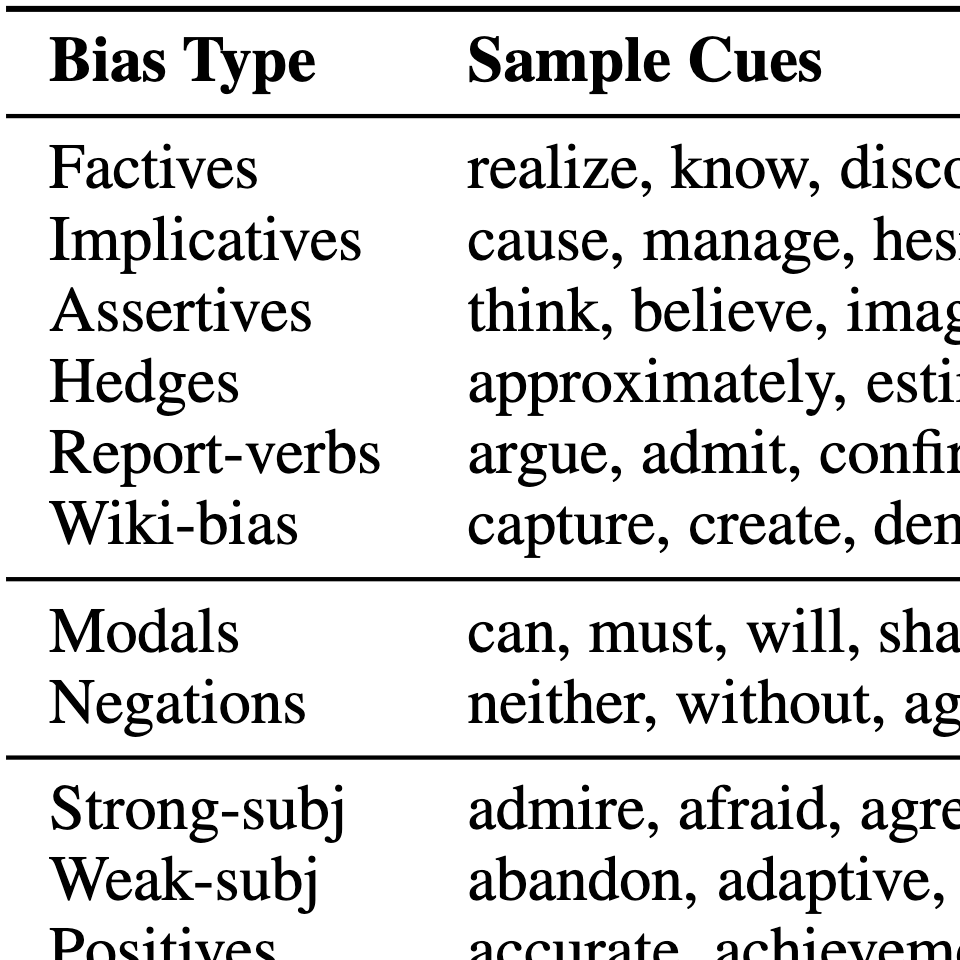
#> input picture images/pubpic/acl24_preslav.png, 960 x 960 px; its folder holds 2 pictures in this run
$ python optimize_pubpics.py
#> lines starting #> are read from the running program, lines starting #| are printed output that depends on the picture
"""Resize and compress publication thumbnails in-place.

Scans `public/pubpic/` for images, converts each to a square (center-crop) at
TARGET_SIZE×TARGET_SIZE, re-encodes to WebP for ~70% smaller files, deletes
the original, and rewrites the matching `image:` field in overrides.yml so
the site references stay correct.

Idempotent: skips images that are already at the target dimensions AND that
the file's mtime hasn't been bumped since the last run (cached state in
.optimize_cache.json). Throw any size/aspect at it.

Input supported: JPG/JPEG, PNG, WebP, GIF (first frame only).
Output: WebP unless CONVERT_TO_WEBP is False (then format is preserved).
"""
import json
import sys
from pathlib import Path

try:
    from PIL import Image
except ImportError:
    print("ERROR: Pillow not installed. Run: pip install Pillow", file=sys.stderr)
    sys.exit(1)
try:
    import yaml
except ImportError:
    yaml = None  # overrides.yml sync becomes a no-op

# ── Config ───────────────────────────────────────────────────────────────────
ROOT = Path(__file__).resolve().parent.parent  # web/
PUBPIC_DIR = ROOT / "public" / "pubpic"
CACHE_FILE = PUBPIC_DIR / ".optimize_cache.json"
OVERRIDES = ROOT / "src" / "data" / "overrides.yml"

# Cards render at 112×112 px; 336px = 3x retina, plenty for the current layout.
# Bump if you ever add a larger detail view.
TARGET_SIZE = 336
JPEG_QUALITY = 85
WEBP_QUALITY = 85
PNG_COMPRESS = 9       # 0-9; 9 = max compression (slower but smaller)

# When True, JPG/PNG/GIF inputs are saved as .webp and the originals deleted.
# Sample run on 67 PNGs measured ~69% size reduction. Switch off if you want
# to keep PNG/JPG outputs for a specific reason.
CONVERT_TO_WEBP = True

# File extensions we'll process. Anything else is left alone.
EXTS = {".jpg", ".jpeg", ".png", ".webp", ".gif"}


def square_crop(img: Image.Image) -> Image.Image:
    """Center-crop to a square, then downscale (never upscale) to TARGET_SIZE.
    Behaves like CSS `object-fit: cover`."""
    w, h = img.size
    side = min(w, h)
    left = (w - side) // 2
    top = (h - side) // 2
    img = img.crop((left, top, left + side, top + side))
    # Downscale only — small originals keep their native resolution.
    if side > TARGET_SIZE:
        img = img.resize((TARGET_SIZE, TARGET_SIZE), Image.LANCZOS)
    return img


def save_optimized(img: Image.Image, dest: Path) -> int:
    """Save image to dest with format-appropriate compression. Returns bytes written."""
    suffix = dest.suffix.lower()
    # Pillow needs RGB for JPEG; PNG/WebP can stay as-is (palette/RGBA OK).
    if suffix in (".jpg", ".jpeg"):
        if img.mode != "RGB":
            img = img.convert("RGB")
        img.save(dest, "JPEG", quality=JPEG_QUALITY, optimize=True, progressive=True)
    elif suffix == ".png":
        if img.mode == "P":
            img = img.convert("RGBA")
        img.save(dest, "PNG", optimize=True, compress_level=PNG_COMPRESS)
    elif suffix == ".webp":
        img.save(dest, "WEBP", quality=WEBP_QUALITY, method=6)
    elif suffix == ".gif":
        # Re-save as PNG (GIFs of static figures don't need animation).
        png_dest = dest.with_suffix(".png")
        if img.mode == "P":
            img = img.convert("RGBA")
        img.save(png_dest, "PNG", optimize=True, compress_level=PNG_COMPRESS)
        dest.unlink()  # remove the original .gif
        return png_dest.stat().st_size
    return dest.stat().st_size


def load_cache() -> dict:
    if CACHE_FILE.exists():
        try: return json.loads(CACHE_FILE.read_text())
        except Exception: return {}
    return {}


def save_cache(cache: dict) -> None:
    CACHE_FILE.write_text(json.dumps(cache, indent=2, sort_keys=True))


def sync_overrides_image_refs(rename_map: dict[str, str]) -> int:
    """For every (old_name -> new_name) pair, update matching `image:` fields
    in overrides.yml. Returns the number of entries rewritten."""
    if not rename_map or yaml is None or not OVERRIDES.exists():
        return 0
    data = yaml.safe_load(OVERRIDES.read_text())
    if not isinstance(data, dict):
        return 0
    changed = 0
    for entry in data.values():
        if not isinstance(entry, dict):
            continue
        img = entry.get("image")
        if isinstance(img, str) and img in rename_map:
            entry["image"] = rename_map[img]
            changed += 1
    if changed:
        OVERRIDES.write_text(
            yaml.dump(data, sort_keys=False, allow_unicode=True, width=200)
        )
    return changed


def main() -> int:
    if not PUBPIC_DIR.exists():
        print(f"ERROR: {PUBPIC_DIR} not found", file=sys.stderr); return 1

    cache = load_cache()
    new_cache: dict = {}

    files = sorted(p for p in PUBPIC_DIR.iterdir() if p.suffix.lower() in EXTS and p.is_file())
    print(f"Scanning {PUBPIC_DIR.relative_to(ROOT.parent)} — {len(files)} image(s)")

    processed = 0
    skipped = 0
    total_before = 0
    total_after = 0
    rename_map: dict[str, str] = {}  # old filename → new filename

    for path in files:
        name = path.name
        mtime = path.stat().st_mtime
        size_before = path.stat().st_size
        total_before += size_before

        cached = cache.get(name) or {}
        # Skip if already known-good and unchanged since last optimization.
        # When CONVERT_TO_WEBP is on, we also require the file to already be
        # .webp — otherwise we want to migrate it.
        in_target_format = (
            not CONVERT_TO_WEBP or path.suffix.lower() == ".webp"
        )
        if (
            cached.get("mtime") == mtime
            and cached.get("optimized") is True
            and in_target_format
        ):
            new_cache[name] = cached
            total_after += size_before
            skipped += 1
            continue

        try:
            with Image.open(path) as img:
                # GIFs may be animated; take the first frame.
#> img is the input picture: PIL image 960x960 L; min 0, max 255, mean 219.3
                if getattr(img, "is_animated", False):
                    img.seek(0)
                w, h = img.size
#> w = 960; h = 960

                # "Final form" = already square AND smaller-or-equal-to target
                # AND format we want to keep (WebP if conversion is on).
                already_square = (w == h)
#> already_square = True
                already_small_enough = (max(w, h) <= TARGET_SIZE)
#> already_small_enough = False
                already_target_fmt = (
                    not CONVERT_TO_WEBP or path.suffix.lower() == ".webp"
                )
                if (
                    already_square and already_small_enough and already_target_fmt
                    and cached.get("optimized") is True
                ):
                    new_cache[name] = {"mtime": mtime, "optimized": True, "w": w, "h": h}
                    total_after += size_before
                    skipped += 1
                    continue

                out = square_crop(img.copy())
#> in square_crop, `img = img.resize((TARGET_SIZE, TARGET_SIZE), Image.LANCZOS)`:
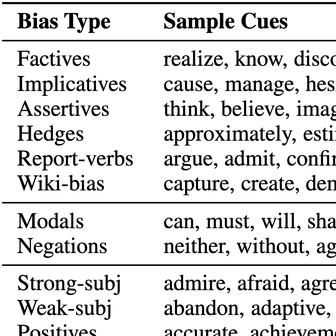
#> img: PIL image 336x336 L; min 0, max 255, mean 218.6

                # Decide final filename (extension may change)
                final_path = path
                if CONVERT_TO_WEBP and path.suffix.lower() in (".png", ".jpg", ".jpeg", ".gif"):
                    final_path = path.with_suffix(".webp")
                elif path.suffix.lower() == ".gif":
                    final_path = path.with_suffix(".png")

                size_after = save_optimized(out, final_path)
#> size_after = 25294

                # Delete the original if it was renamed
                if final_path != path and path.exists():
                    path.unlink()
                    rename_map[name] = final_path.name

                # Refresh mtime/cache for the (possibly renamed) file
                new_cache[final_path.name] = {
                    "mtime": final_path.stat().st_mtime,
                    "optimized": True,
                    "w": TARGET_SIZE,
                    "h": TARGET_SIZE,
                }
                total_after += size_after
#> total_after = 25294
                delta = size_before - size_after
#> delta = 46545
                arrow = "→" if final_path == path else f"→ {final_path.name} →"
                print(f"  {name:48} {w}×{h} {arrow} {TARGET_SIZE}×{TARGET_SIZE}  "
                      f"({size_before/1024:.0f}KB → {size_after/1024:.0f}KB, "
                      f"{'-' if delta>=0 else '+'}{abs(delta)/1024:.0f}KB)")
#|   acl24_preslav.png                                960×960 → acl24_preslav.webp → 336×336  (70KB → 25KB, -45KB)
                processed += 1
        except Exception as e:
            print(f"  SKIP {name}: {type(e).__name__}: {e}", file=sys.stderr)
            new_cache[name] = cached
            total_after += size_before
#> pass 2 of the loop in main, `for path in files:`:
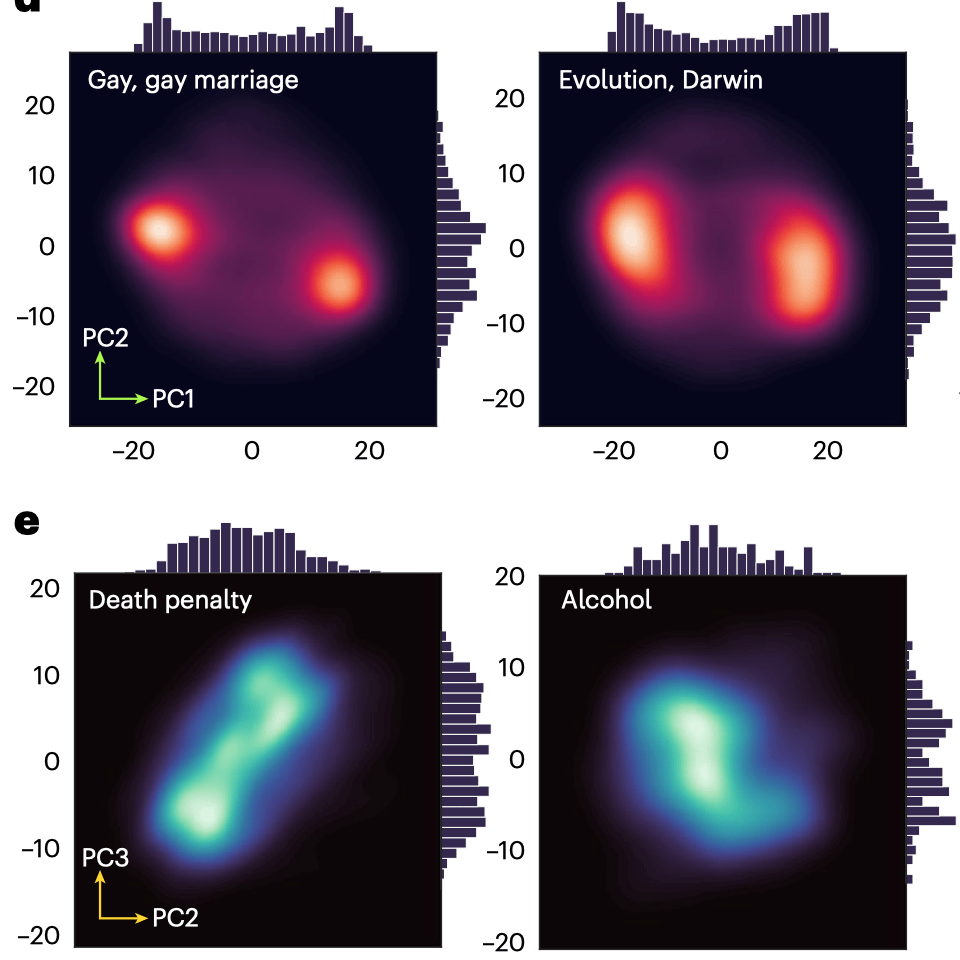
#> input picture images/pubpic/nhb25_lee.png, 960 x 960 px
#> in main, img is the input picture: PIL image 960x960 P; mean R, G, B 118.3, 110.6, 123.7
#> in square_crop (call 2), `img = img.resize((TARGET_SIZE, TARGET_SIZE), Image.LANCZOS)`:
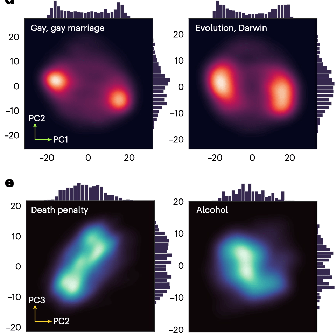
#> img: PIL image 336x336 P; mean R, G, B 118.8, 111, 124.2
#> size_after = 12376
#> total_after = 37670
#> delta = 90075
#|   nhb25_lee.png                                    960×960 → nhb25_lee.webp → 336×336  (100KB → 12KB, -88KB)

    save_cache(new_cache)

    # Sync overrides.yml references for any files we renamed
    if rename_map:
        n_changed = sync_overrides_image_refs(rename_map)
        print(f"\nSynced {n_changed} `image:` field(s) in overrides.yml")
    saved = total_before - total_after
#> saved = 136620
    print()
    print(f"Processed: {processed}, skipped: {skipped}")
    print(f"Total: {total_before/1024/1024:.2f} MB → {total_after/1024/1024:.2f} MB "
          f"(saved {saved/1024/1024:.2f} MB)")
#| Total: 0.17 MB → 0.04 MB (saved 0.13 MB)
    return 0


if __name__ == "__main__":
    sys.exit(main())
#> (the program exits here)
